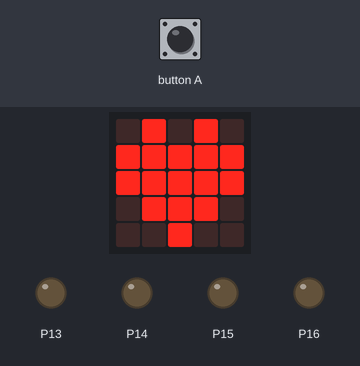
The program below on a simulated BBC micro:bit (MakeCode). On the bench: the board's 5×5 LED display, output pins drawn as LEDs (lit = HIGH). The test bench sets the inputs (shaded band).

Above: at 1.8 s.
1.9 s: button A pressed for 0.15 s
At 3.4 s:
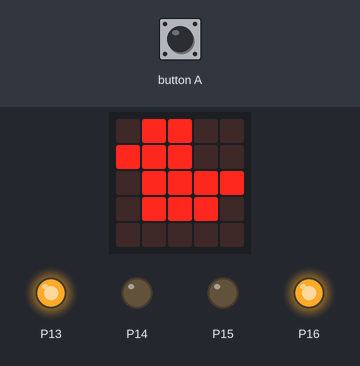
At 10.4 s:
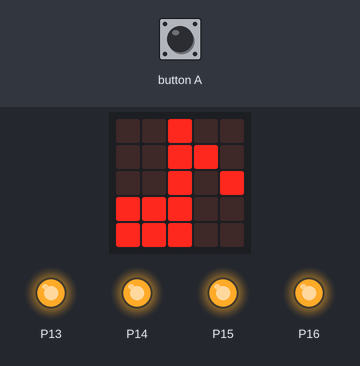
Timing chart, 0 to 11.9 s (numbered marks = the images above; inputs shaded):
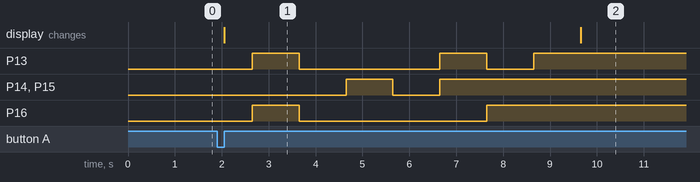

Measured:
- after the input at 1.9 s, P13: goes HIGH 1.0 s, LOW 3.0 s, HIGH 1.0 s, LOW 1.0 s, then HIGH, starting after 0.75 s; P14, P15: LOW → HIGH after 2.8 s, → LOW 1.0 s later, → HIGH 1.0 s later; P16: LOW → HIGH after 0.75 s, → LOW 1.0 s later, → HIGH 4.0 s later; the display: changes after 0.15 s (image 1)

The program:

main.ts
```typescript
basic.showIcon(IconNames.Heart)
function A空転() {
    pins.analogWritePin(AnalogPin.P13, 0)
    pins.analogWritePin(AnalogPin.P14, 0)
}

function A逆転() {
    pins.analogWritePin(AnalogPin.P13, 0)
    pins.analogWritePin(AnalogPin.P14, 1023)
}

function A正転() {
    pins.analogWritePin(AnalogPin.P13, 1023)
    pins.analogWritePin(AnalogPin.P14, 0)
}

function Aブレーキ() {
    pins.analogWritePin(AnalogPin.P13, 1023)
    pins.analogWritePin(AnalogPin.P14, 1023)
}

function B空転() {
    pins.analogWritePin(AnalogPin.P15, 0)
    pins.analogWritePin(AnalogPin.P16, 0)
}

function B逆転() {
    pins.analogWritePin(AnalogPin.P15, 0)
    pins.analogWritePin(AnalogPin.P16, 1023)
}

function B正転() {
    pins.analogWritePin(AnalogPin.P15, 1023)
    pins.analogWritePin(AnalogPin.P16, 0)
}

function Bブレーキ() {
    pins.analogWritePin(AnalogPin.P15, 1023)
    pins.analogWritePin(AnalogPin.P16, 1023)
}

function 前進() {
    A正転()
    B逆転()
}

function 後進() {
    A逆転()
    B正転()
}

function 左回り() {
    Aブレーキ()
    B正転()
}

function 右回り() {
    A逆転()
    Bブレーキ()
}

function ブレーキ() {
    Aブレーキ()
    Bブレーキ()
}

function 空転() {
    A空転()
    B空転()
}

input.onButtonPressed(Button.A, function on_button_pressed_a() {
    basic.showIcon(IconNames.Duck)
    前進()
    basic.pause(1000)
    空転()
    basic.pause(1000)
    後進()
    basic.pause(1000)
    空転()
    basic.pause(1000)
    左回り()
    basic.pause(1000)
    右回り()
    basic.pause(1000)
    ブレーキ()
    basic.pause(1000)
    basic.showIcon(IconNames.EighthNote)
})
basic.forever(function on_forever() {

})
```

test.ts
```typescript
// テストはここに来ます。このパッケージが拡張機能として使用されるときにはコンパイルされません。
```
